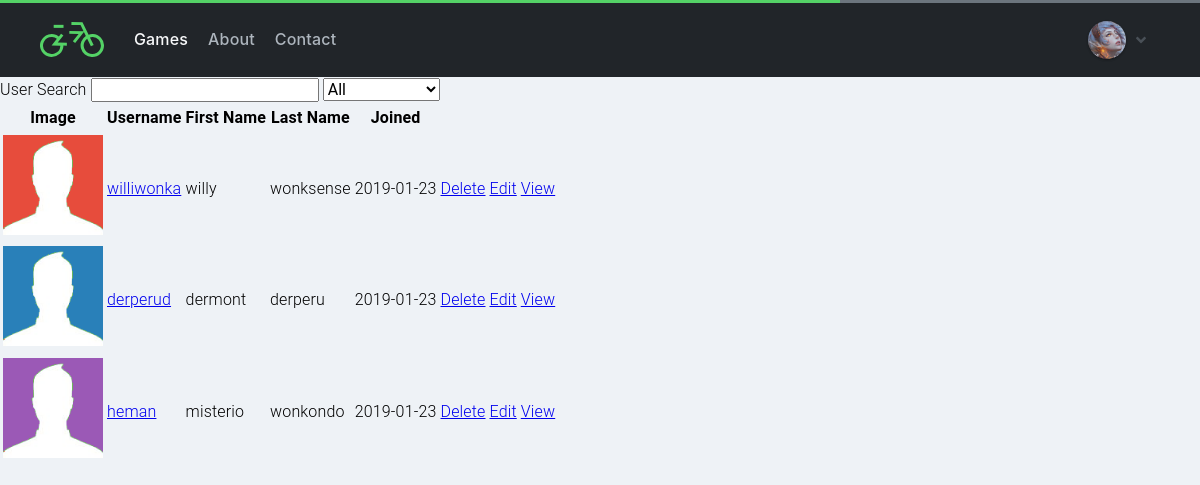
/users.php (signed in), run on the app's committed database.
### tables this page shows
CREATE TABLE `users` (
  `id` int(11) NOT NULL,
  `email` varchar(100) NOT NULL,
  `username` varchar(50) NOT NULL,
  `password` varchar(100) NOT NULL,
  `first_name` varchar(50) NOT NULL,
  `middle_name` varchar(100) NOT NULL,
  `last_name` varchar(50) NOT NULL,
  `user_image` varchar(100) NOT NULL,
  `joined` date NOT NULL,
  `privilege_level` tinyint(4) NOT NULL,
  `verify_code` text NOT NULL,
  `status` int(11) NOT NULL
);

### includes/helpers/database.php (called while the page is built, shortened)
<?php
class Database {
	public $connection;
	public function open_db_connection() {
		$this->connection = new mysqli(DB_HOST, DB_USER, DB_PASS, DB_NAME);
	}
	public function query($sql) {
		$result = $this->connection->query($sql);
		return $result;
	}
}
$database = new Database();
?>

### includes/classes/db_object.php (called while the page is built, shortened)
<?php
class Db_object {
	protected static $db_table = "users";
	public static function find_all() {
		return static::find_by_query("SELECT * FROM " . static::$db_table . " ");
	}
	public static function find_by_id($id) {
		$the_result_array = static::find_by_query("SELECT * FROM " . static::$db_table . " WHERE id = $id LIMIT 1");
		return !empty($the_result_array) ? array_shift($the_result_array) : false;
	}
	public static function find_by_query($sql) {
		global $database;
		$result_set = $database->query($sql);
		$the_object_array = array();
		while ($row = mysqli_fetch_array($result_set)) {
			$the_object_array[] = static::instantation($row);
		}
		return $the_object_array;
	}
	public static function instantation($the_record) {
		$the_object = new $calling_call;
		foreach ($the_record as $the_attribute => $value) {
			if($the_object->has_the_attribute($the_attribute)) {
				$the_object->$the_attribute = $value;
			}
		}
		return $the_object;
	}
	private function has_the_attribute($the_attribute) {
		$object_properties = get_object_vars($this);
		return array_key_exists($the_attribute, $object_properties);
	}
}
?>

### includes/classes/user.php (called while the page is built, shortened)
<?php
class User extends Db_object{
	public $user_image;
	public function get_user_image() {
		return "assets/" . "img/" . "profile/" . "default/" . $this->user_image;
	}
}
?>

### includes/views/userlist.php (the view, shortened to what this page needs)
<?php
if (isset($_GET['s'])) {
	$search  = $_GET['s'];
	$category = $_GET['c'];
    $users = User::find_user($search, $category);
} else {
  $search = "";
  $users = User::find_all();
}
?>
	<table>
		<thead>
			<tr>
				<th>Image</th>
				<th>Username</th>
				<th>First Name</th>
				<th>Last Name</th>
				<th>Joined</th>
			</tr>
		</thead>
		<tbody>
		<?php foreach ($users as $user) : ?>
			<tr>
				<td>
					<a href="profile.php?id=<?php echo $user->id; ?>">
						<img src="<?php echo $user->get_user_image();?>" style="height: 100px; width: 100px;">
					</a>
				</td>
				<td><a href="profile.php?id=<?php echo $user->id; ?>">
					<?php
						$username = strtolower($user->username);
						echo str_replace($search, '<mark>' . $search . '</mark>', $username);
					?>
				</a></td>
				<td>
					<?php
						$first_name = strtolower($user->first_name);
						echo str_replace($search, '<mark>' . $search . '</mark>', $first_name);
					?>
				</td>
				<td>
					<?php
					$last_name = strtolower($user->last_name);
					echo str_replace($search, '<mark>' . $search . '</mark>', $last_name);
					?>
				</td>
				<td><?php echo $user->joined; ?></td>
				<td><a href="includes/process/delete_user.php?id=<?php echo $user->id; ?>"
					onclick="return confirm('Are you sure you want to delete <?php echo $user->username ?>?')">Delete</a></td>
				<td><a href="settings.php?id=<?php echo $user->id; ?>">Edit</a></td>
				<td><a href="profile.php?id=<?php echo $user->id; ?>">View</a></td>
			</tr>
		<?php endforeach; ?>
		</tbody>
	</table>

### data on the page
users: user_image (picture), username "williwonka", first_name "willy", last_name "wonksense", joined "2019-01-23"
users: user_image (picture), username "derperud", first_name "dermont", last_name "derperu", joined "2019-01-23"
users: user_image (picture), username "heman", first_name "misterio", last_name "wonkondo", joined "2019-01-23"
